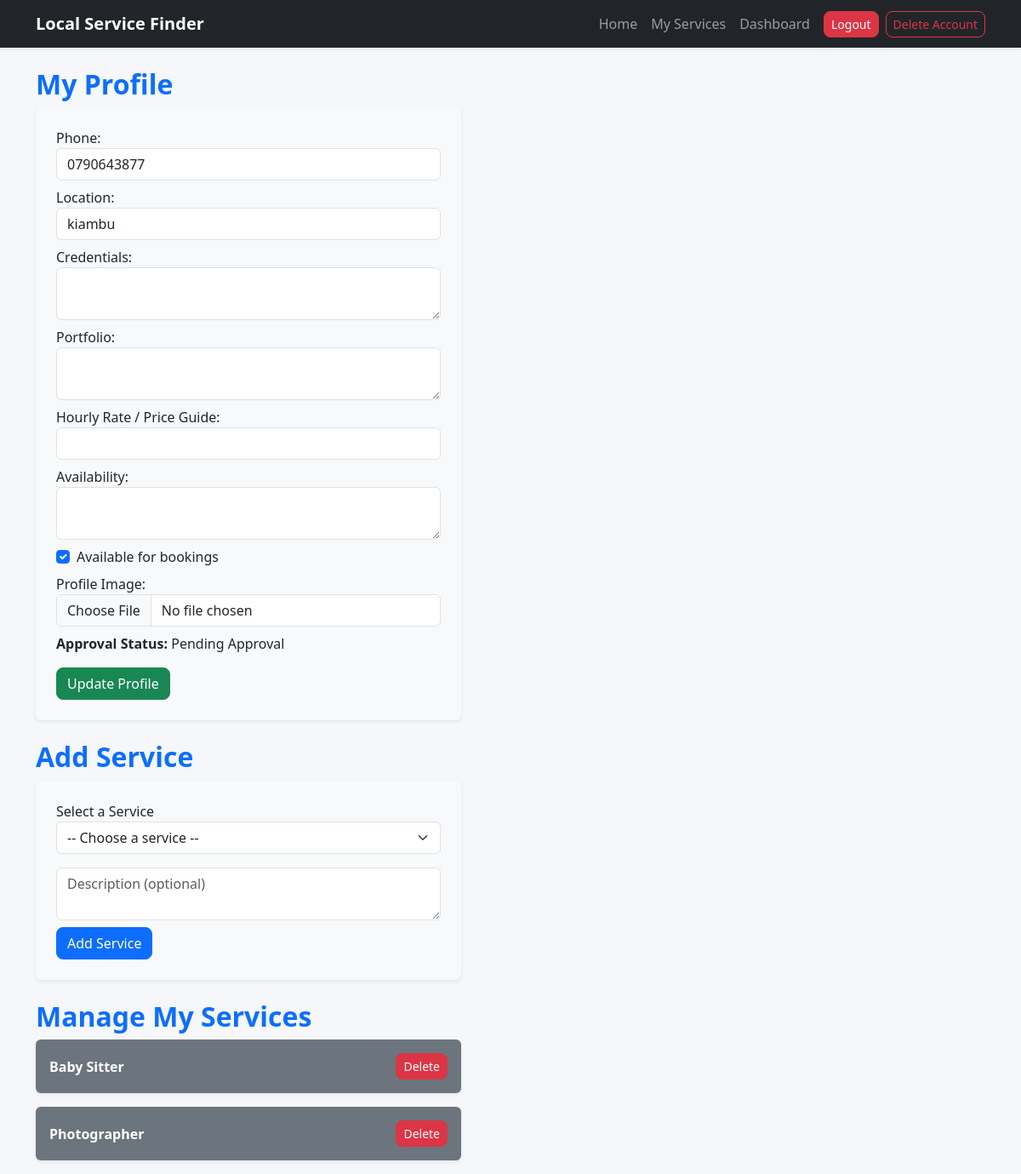
Page /services/my-services/ (signed in) on the committed database.
### services/models.py (models this page shows, shortened)
class Provider(models.Model):
    APPROVAL_CHOICES = [
        ('pending', 'Pending Approval'),
        ('approved', 'Approved'),
        ('rejected', 'Rejected'),
    ]
    user = models.OneToOneField(User, on_delete=models.CASCADE)
    services = models.ManyToManyField(Service, blank=True, related_name='providers')
    location = models.CharField(max_length=200)
    phone = models.CharField(max_length=15)
    credentials = models.TextField(blank=True)
    portfolio = models.TextField(blank=True)
    hourly_rate = models.DecimalField(max_digits=10, decimal_places=2, null=True, blank=True)
    availability = models.TextField(blank=True)
    is_available = models.BooleanField(default=True)
    approval_status = models.CharField(max_length=20, choices=APPROVAL_CHOICES, default='pending')
    profile_image = models.ImageField(
        upload_to='provider_images/',
        default='provider_images/default.png',
        blank=True
    )

class Service(models.Model):
    name = models.CharField(max_length=100, unique=True)
    description = models.TextField(blank=True)
    is_active = models.BooleanField(default=True)

### services/views.py (the view, shortened to what this page needs)
# urls.py: path("my-services/", views.my_services, name="my_services"),
@login_required
def my_services(request):
    if not hasattr(request.user, 'provider'):
        messages.error(request, "You must be a provider to access this page.")
        return redirect("home")
    provider = request.user.provider
    all_services = Service.objects.filter(is_active=True)
    return render(request, "services/my_services.html", {
        "provider": provider,
        "all_services": all_services
    })

### accounts/models.py (called while the page is built)
@property
def is_provider(self):
    return hasattr(self, 'provider')

### services/templates/services/my_services.html (shortened to what this page needs)
{% extends "base.html" %}
{% block content %}
<h2 class="text-primary">My Profile</h2>
<form method="POST" enctype="multipart/form-data" class="p-4 mb-4  bg-light rounded shadow-sm" style="max-width:500px; ">
    <label>Phone:</label>
    <input type="text" name="phone" value="{{ provider.phone }}" class="form-control mb-2">
    <label>Location:</label>
    <input type="text" name="location" value="{{ provider.location }}" class="form-control mb-2">
    <label>Credentials:</label>
    <textarea name="credentials" class="form-control mb-2">{{ provider.credentials }}</textarea>
    <label>Portfolio:</label>
    <textarea name="portfolio" class="form-control mb-2">{{ provider.portfolio }}</textarea>
    <label>Hourly Rate / Price Guide:</label>
    <input type="number" step="0.01" name="hourly_rate" value="{{ provider.hourly_rate|default_if_none:'' }}" class="form-control mb-2">
    <label>Availability:</label>
    <textarea name="availability" class="form-control mb-2">{{ provider.availability }}</textarea>
    <div class="form-check mb-2">
        <input class="form-check-input" type="checkbox" name="is_available" id="is_available" {% if provider.is_available %}checked{% endif %}>
        <label class="form-check-label" for="is_available">Available for bookings</label>
    </div>
    <label>Profile Image:</label>
    <input type="file" name="profile_image" class="form-control mb-2">
    <p><strong>Approval Status:</strong> {{ provider.get_approval_status_display }}</p>
    <button type="submit" name="update_profile" class="btn btn-success">Update Profile</button>
</form>
<h2 class="text-primary">Add Service</h2>
<form method="POST" class="p-4 mb-4 bg-light rounded shadow-sm" style="max-width:500px;">
      <label>Select a Service</label>
    <select name="service_id" class="form-select mb-3">
        <option value="">-- Choose a service --</option>
    </select>
    <textarea name="description" placeholder="Description (optional)" class="form-control mb-2"></textarea>
    <button type="submit" class="btn btn-primary">Add Service</button>
</form>
<h2 class="text-primary">Manage My Services</h2>
{% for service in provider.services.all %}
<div class="p-3 mb-3 bg-secondary text-white rounded shadow-sm d-flex justify-content-between align-items-center " style="width: 500px; ">
    <div>
        <strong>{{ service.name }}</strong><br>
    </div>
    <form method="POST">
        <button type="submit" class="btn btn-danger btn-sm">Delete</button>
    </form>
</div>
{% empty %}
<p>No services added yet.</p>
{% endfor %}
{% endblock %}

### templates/base.html (style rules this page uses)
body { background-color: #f5f7fb; font-family: 'Segoe UI', sans-serif; }
h1, h2, h3 { font-weight: 600; }
.btn { border-radius: 8px; }

### rows in the picture
Provider: phone "0790643877", location "kiambu", is_available "☑", approval_status "Pending Approval"
Service: name "Baby Sitter"
Service: name "Photographer"
